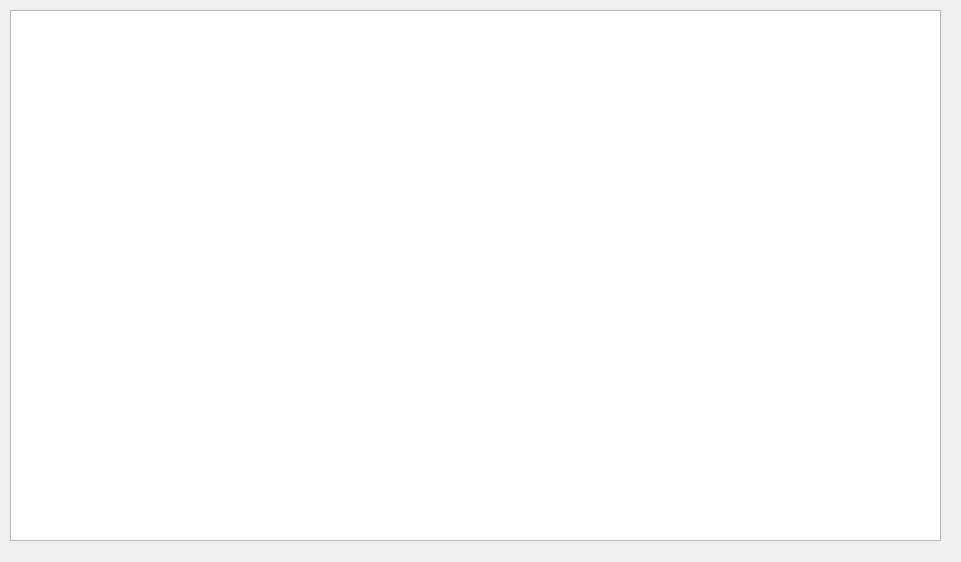
<?xml version="1.0" encoding="UTF-8"?>
<ui version="4.0">
 <class>Anzeigen</class>
 <widget class="QDialog" name="Anzeigen">
  <property name="geometry">
   <rect>
    <x>0</x>
    <y>0</y>
    <width>961</width>
    <height>562</height>
   </rect>
  </property>
  <property name="windowTitle">
   <string>Dialog</string>
  </property>
  <widget class="QListWidget" name="listWidget">
   <property name="geometry">
    <rect>
     <x>10</x>
     <y>10</y>
     <width>931</width>
     <height>531</height>
    </rect>
   </property>
  </widget>
 </widget>
 <resources/>
 <connections/>
</ui>
